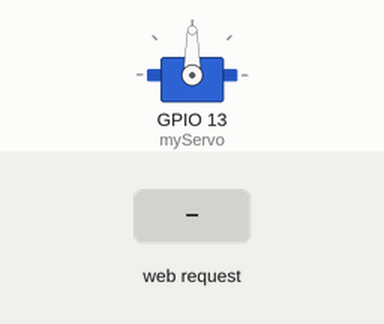
Simulated run of this sketch. Board: ESP32. Shown: servo. The test bench sets the inputs (shaded band). WiFi joins after 1.5 s; servers stay silent unless stated; what the sketch prints to the serial monitor is not drawn.

Above: at 2.7 s.
2.8 s: HTTP request GET /Right received
At 4.0 s:
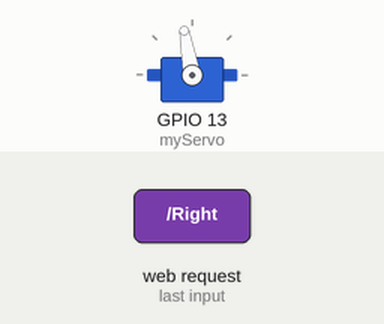
6.8 s: HTTP request GET /Stop received
At 8.2 s:
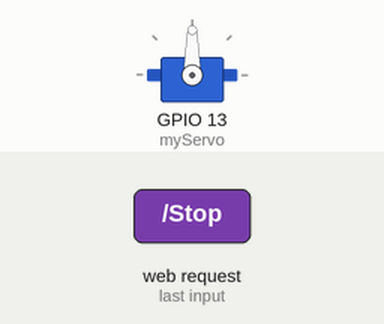
Timing chart, 0 to 9.8 s (numbered marks = the images above; inputs shaded):
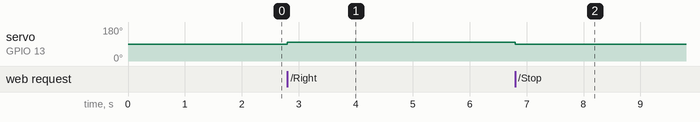

The sketch:

Servo_Web_Control_Button.ino
```cpp
#include <ESP32Servo.h>
#include <WiFi.h>
#include <WebServer.h>
#include "webPage.h"

// WiFi credentials (kosongkan pw jika open network)
String cmd = "", ssid = "realme 12+ 5G", pw = "";

WebServer server(80); // Inisialisasi Web Server pada port 80
Servo myServo;

// Render halaman utama dari file webPage.h
void handleRoot() {
  server.send(200, "text/html", html);
}

// Handler untuk menggerakkan servo ke kanan
void handleRight() {
  server.sendHeader("Location", "/");
  server.send(303);
  myServo.write(100); // Set sudut servo ke 100 derajat
}

// Handler untuk posisi netral/berhenti
void handleStop() {
  server.sendHeader("Location", "/");
  server.send(303);
  myServo.write(90);  // Set sudut servo ke posisi tengah (90 derajat)
}

// Handler untuk menggerakkan servo ke kiri
void handleLeft() {
  server.sendHeader("Location", "/");
  server.send(303);
  myServo.write(80);  // Set sudut servo ke 80 derajat
}

void setup() {
  myServo.attach(13); // Hubungkan sinyal servo ke pin GPIO 13
  Serial.begin(9600);

  // Proses koneksi ke WiFi
  WiFi.begin(ssid, pw);
  Serial.printf("\nConnecting to %s", ssid.c_str());

  // Loop tunggu sampai WiFi terkoneksi
  while (WiFi.status() != WL_CONNECTED) {
    Serial.print(".");
    delay(500);
  }

  Serial.printf("\nConnected! IP Address: ");
  Serial.println(WiFi.localIP());

  // Routing URL ke fungsi handler masing-masing
  server.on("/", handleRoot);
  server.on("/Stop", handleStop);
  server.on("/Right", handleRight);
  server.on("/Left", handleLeft);

  server.begin(); // Jalankan server
  Serial.println("HTTP Server started");
}

void loop() {
  // Fitur debugging via Serial Monitor
  if (Serial.available()) {
    cmd = Serial.readString();
    cmd.trim();
    Serial.println("Command received: " + cmd);

    // Kirim angka '1' di Serial Monitor untuk cek info koneksi
    if (cmd == "1") {
      Serial.printf("\n--- WiFi Info ---\nSSID: %s\nIP: ", WiFi.SSID().c_str());
      Serial.println(WiFi.localIP());
      cmd = "";
    }
  }

  // Tetap standby dengerin request dari client (browser)
  server.handleClient();
}
```

webPage.h
```cpp
String html = R"rawliteral(<html>
    <head>
      <style>
        h1 {
          font-family: Arial;
          font-size: 100px;
          font-weight: bold;
          font-style: italic;
          background-color:rgb(16, 34, 55);
          color: white;
          height: 120px;
          border-radius: 40px;
        }

        button {
          color: white;
          font-family: Arial;
          font-weight: bold;
          font-style: italic;
          font-size : 50px;
          height : 100px;
          width : 200px;
          border-radius : 25px;
          transition: all 0.2s;
        }

        button:active {
          height: 80;
          width: 160;
        }

        .buttonOn {
          background-color: green;
        }

        .buttonOn:active {
          background-color: rgb(58, 255, 58);
        }

        .buttonOff {
          background-color: rgb(176, 0, 0);
        }

        .buttonOff:active {
          background-color: rgb(255, 47, 47);
        }

        body {
          background-color: rgb(0, 19, 40);
        }
      </style>
      <title>
        KONTROL LED
      </title>
    </head>

      <h1 align="center"><b>KONTROL SERVO</b></h1>
      <body>
        <center>
          <a href="/Left"><button class="buttonOn">LEFT</button></a>
          <a href="/Stop"><button class="buttonOff">STOP</button></a>
          <a href="/Right"><button class="buttonOn">RIGHT</button></a>
        </center>
      </body>
    </html>)rawliteral";
```

Measured:
- after the input at 2.8 s, servo on GPIO 13 (myServo): 90° → 100° at once
- after the input at 6.8 s, servo on GPIO 13 (myServo): 100° → 90° at once
